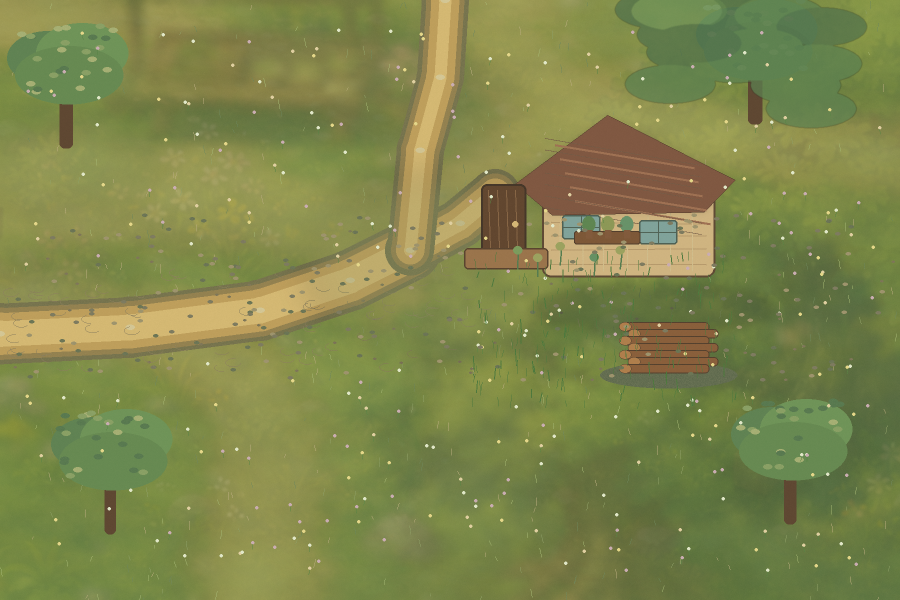
#> input picture production/assets/regions/mountain_hut_world2d/v001/02_source_generation/mountain_hut_painted_source.png, 1800 x 1200 px (shown at 1/2 size)
$ python -i generate_mountain_hut_painted_source_candidate.py   (imports and definitions only)
#> lines starting #> are read from the running program, lines starting #| are printed output that depends on the picture
from __future__ import annotations

import json
import math
import random
from pathlib import Path
from typing import Iterable

from PIL import Image, ImageDraw, ImageFilter, ImageFont


ROOT = Path(__file__).resolve().parents[1]
PACKAGE_DIR = ROOT / "production" / "assets" / "regions" / "mountain_hut_world2d" / "v001"
LAYOUT_LOCK = PACKAGE_DIR / "01_layout_lock" / "layout_lock.json"
WORKFLOW = PACKAGE_DIR / "workflow_manifest.json"
LAYER_CONTRACT = PACKAGE_DIR / "03_layer_export" / "layer_contract.json"
VILLAGE_SOURCE = ROOT / "production" / "assets" / "regions" / "village_world2d" / "v001" / "02_source_generation" / "village_painted_source.png"
SOURCE_DIR = PACKAGE_DIR / "02_source_generation"
REVIEW_DIR = PACKAGE_DIR / "05_review_and_qa"
SOURCE_PATH = SOURCE_DIR / "mountain_hut_painted_source.png"
OVERLAY_PATH = REVIEW_DIR / "mountain_hut_painted_source_review_overlay_v001.png"
ACCEPTANCE_PATH = SOURCE_DIR / "source_acceptance.json"
REVIEW_MD = REVIEW_DIR / "source_candidate_review.md"

CANVAS = (1800, 1200)
SEED = 260524
CANDIDATE_ID = "mountain_hut_painted_source_candidate_v001"
QUALITY_STATUS = "improved_programmatic_storybook_candidate_not_final_art"


def load_json(path: Path) -> dict:
    return json.loads(path.read_text(encoding="utf-8"))


def write_json(path: Path, value: dict) -> None:
    path.parent.mkdir(parents=True, exist_ok=True)
    path.write_text(json.dumps(value, ensure_ascii=False, indent=2) + "\n", encoding="utf-8")


def point(values: Iterable[float]) -> tuple[int, int]:
    x, y = values
    return int(round(float(x))), int(round(float(y)))


def polygon(values: Iterable[Iterable[float]]) -> list[tuple[int, int]]:
    return [point(item) for item in values]


def overlay(base: Image.Image, layer: Image.Image) -> None:
    base.alpha_composite(layer)


# [63 lines left out: functions draw_soft_ellipse, draw_polyline, draw_wash, draw_paper_grain, draw_village_style_ground, not called in this run]


def draw_grass_ground(image: Image.Image) -> None:
    random.seed(SEED)
    base = Image.new("RGBA", CANVAS, (96, 133, 67, 255))
    noise = Image.effect_noise(CANVAS, 42).convert("L")
    low = Image.new("RGBA", CANVAS, (72, 108, 52, 255))
    high = Image.new("RGBA", CANVAS, (144, 169, 83, 255))
    colored_noise = Image.composite(high, low, noise)
    overlay(image, Image.blend(base, colored_noise, 0.2))
    draw_village_style_ground(image)

    for _ in range(70):
        cx = random.randint(-100, CANVAS[0] + 100)
        cy = random.randint(-80, CANVAS[1] + 80)
        rx = random.randint(90, 260)
        ry = random.randint(36, 120)
        color = random.choice(
            [
                (168, 191, 94, 24),
                (55, 98, 49, 22),
                (201, 189, 93, 14),
                (92, 138, 61, 24),
            ]
        )
        draw_soft_ellipse(image, (cx - rx, cy - ry, cx + rx, cy + ry), color, blur=random.randint(20, 46))

    draw = ImageDraw.Draw(image)
    for _ in range(520):
        x = random.randint(0, CANVAS[0])
        y = random.randint(0, CANVAS[1])
        length = random.randint(5, 18)
        tone = random.choice([(166, 199, 99, 54), (54, 100, 47, 48), (220, 181, 120, 36), (118, 151, 67, 42)])
        draw.line((x, y, x + random.randint(-4, 4), y + length), fill=tone, width=1)
    draw_paper_grain(image)


# [303 lines left out: functions draw_paths, draw_hut, draw_props, draw_depth_foliage, draw_flowers_and_pebbles, draw_source and 6 more, not called in this run]


# [2 lines not run here, left out]

>>> import cv2
>>> picture = cv2.imread('../production/assets/regions/mountain_hut_world2d/v001/02_source_generation/mountain_hut_painted_source.png', cv2.IMREAD_GRAYSCALE)
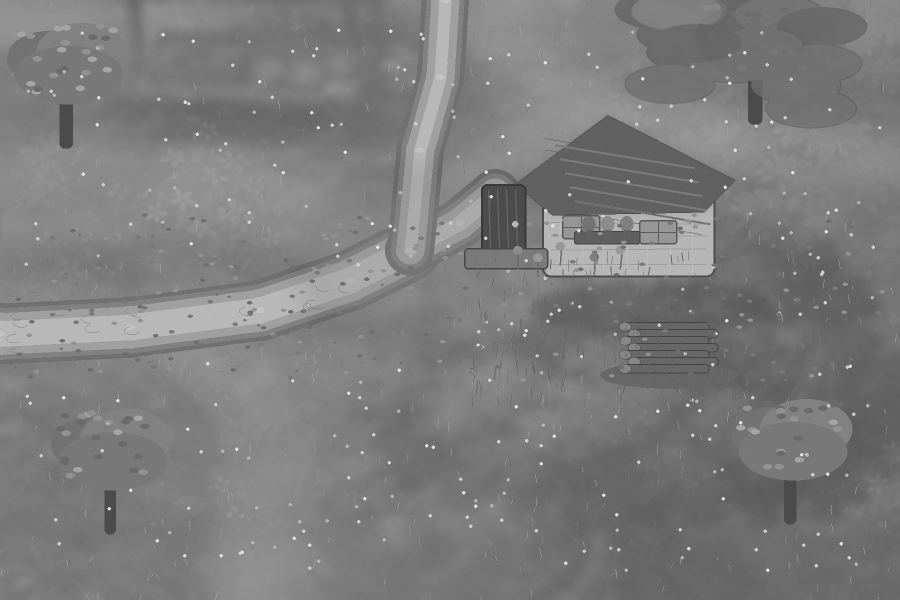
#> picture: shape (1200, 1800) (shown at 1/2 size); min 54, max 230, mean 124.2
>>> result = draw_grass_ground(picture)
#> in draw_grass_ground, `base = Image.new("RGBA", CANVAS, (96, 133, 67, 255))`:
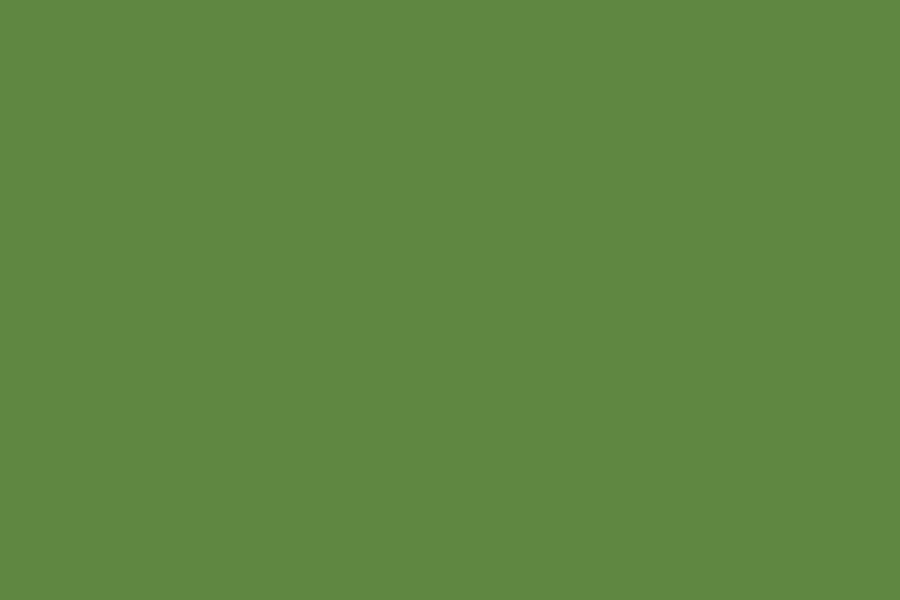
#> base: PIL image 1800x1200 RGBA (shown at 1/2 size); mean R, G, B, A 96, 133, 67, 255
#> in draw_grass_ground, `noise = Image.effect_noise(CANVAS, 42).convert("L")`:
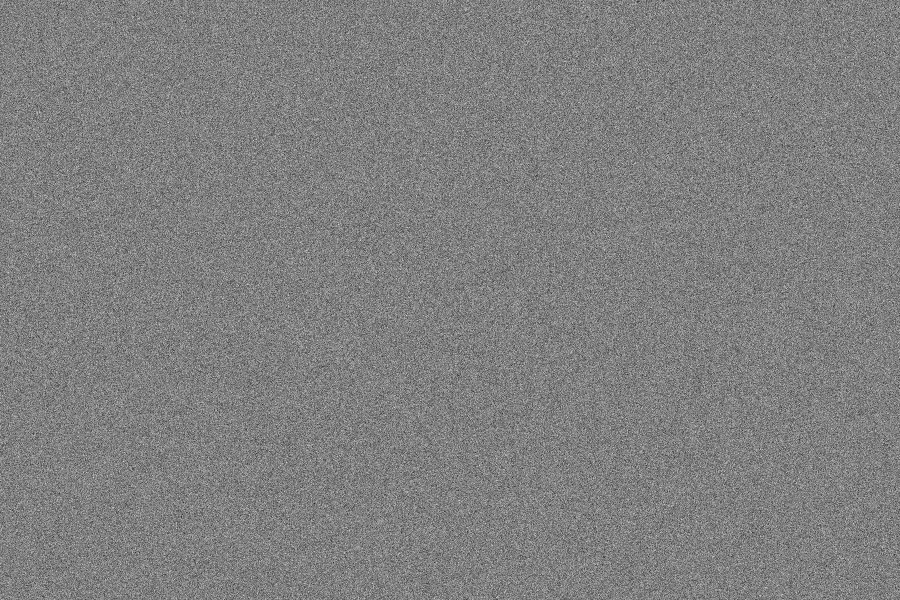
#> noise: PIL image 1800x1200 L (shown at 1/2 size); min 0, max 255, mean 127.5
#> in draw_grass_ground, `low = Image.new("RGBA", CANVAS, (72, 108, 52, 255))`:
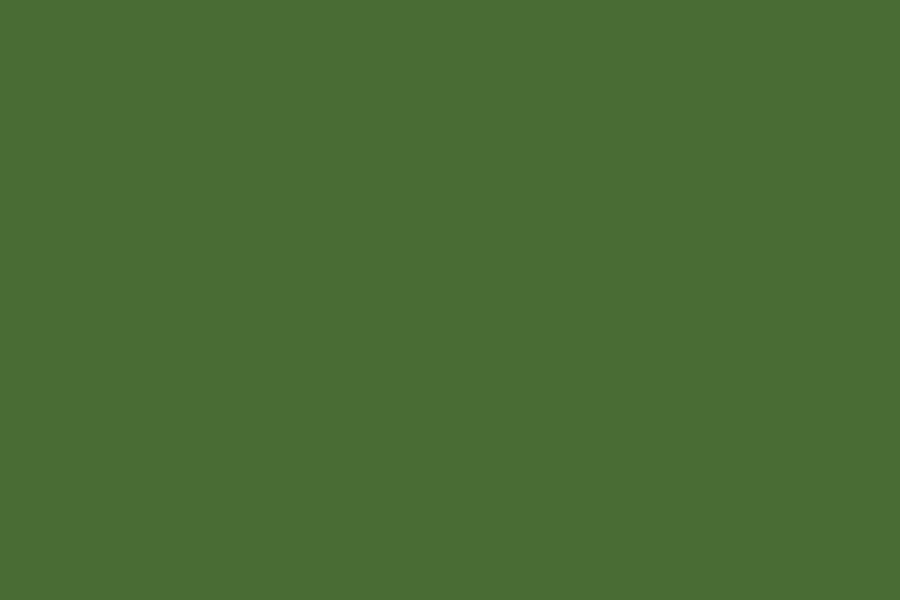
#> low: PIL image 1800x1200 RGBA (shown at 1/2 size); mean R, G, B, A 72, 108, 52, 255
#> in draw_grass_ground, `high = Image.new("RGBA", CANVAS, (144, 169, 83, 255))`:
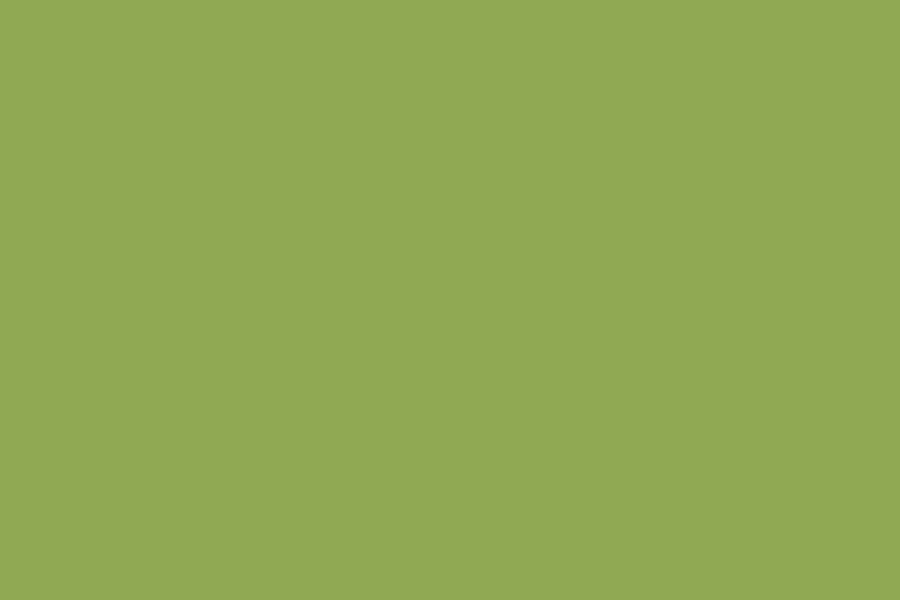
#> high: PIL image 1800x1200 RGBA (shown at 1/2 size); mean R, G, B, A 144, 169, 83, 255
#> (the run stopped early here; a loop or call above may not have finished)
